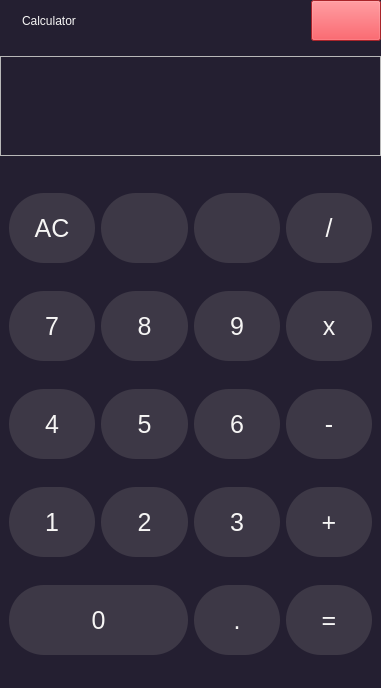
<?xml version="1.0" encoding="UTF-8"?>
<ui version="4.0">
 <class>MainWindow</class>
 <widget class="QMainWindow" name="MainWindow">
  <property name="geometry">
   <rect>
    <x>0</x>
    <y>0</y>
    <width>381</width>
    <height>688</height>
   </rect>
  </property>
  <property name="windowTitle">
   <string>MainWindow</string>
  </property>
  <property name="styleSheet">
   <string notr="true"/>
  </property>
  <widget class="QWidget" name="centralwidget">
   <property name="styleSheet">
    <string notr="true">color: rgb(246, 245, 244);
</string>
   </property>
   <layout class="QVBoxLayout" name="verticalLayout">
    <property name="leftMargin">
     <number>0</number>
    </property>
    <property name="topMargin">
     <number>0</number>
    </property>
    <property name="rightMargin">
     <number>0</number>
    </property>
    <property name="bottomMargin">
     <number>0</number>
    </property>
    <item>
     <widget class="QFrame" name="centralFrame">
      <property name="styleSheet">
       <string notr="true">#centralFrame{
	background-color: rgb(36, 31, 49);
	border:none;
	color: white;
}

#centralFrame #btnGroup QPushButton {
	
	background-color: rgb(61, 56, 70);
	height: 70px;
	border-radius: 35%;
	font-size: 25px;
}</string>
      </property>
      <property name="frameShape">
       <enum>QFrame::StyledPanel</enum>
      </property>
      <property name="frameShadow">
       <enum>QFrame::Raised</enum>
      </property>
      <layout class="QVBoxLayout" name="verticalLayout_2">
       <property name="leftMargin">
        <number>0</number>
       </property>
       <property name="topMargin">
        <number>0</number>
       </property>
       <property name="rightMargin">
        <number>0</number>
       </property>
       <property name="bottomMargin">
        <number>0</number>
       </property>
       <item>
        <widget class="QFrame" name="head">
         <property name="maximumSize">
          <size>
           <width>16777215</width>
           <height>50</height>
          </size>
         </property>
         <property name="styleSheet">
          <string notr="true">#head {
	color: rgb(255, 255, 255);
	border: none;
}

#exit {
	color: white;
	background-color: rgb(237, 51, 59);
	height: 100%;
	margin:0px;
}</string>
         </property>
         <property name="frameShape">
          <enum>QFrame::StyledPanel</enum>
         </property>
         <property name="frameShadow">
          <enum>QFrame::Raised</enum>
         </property>
         <layout class="QHBoxLayout" name="horizontalLayout">
          <property name="leftMargin">
           <number>9</number>
          </property>
          <property name="topMargin">
           <number>0</number>
          </property>
          <property name="rightMargin">
           <number>0</number>
          </property>
          <item>
           <widget class="QLabel" name="label">
            <property name="maximumSize">
             <size>
              <width>17</width>
              <height>20</height>
             </size>
            </property>
            <property name="text">
             <string/>
            </property>
            <property name="pixmap">
             <pixmap resource="res/resource.qrc">:/res/calculator-solid.svg</pixmap>
            </property>
            <property name="scaledContents">
             <bool>true</bool>
            </property>
           </widget>
          </item>
          <item>
           <widget class="QLabel" name="label_2">
            <property name="text">
             <string>Calculator</string>
            </property>
           </widget>
          </item>
          <item>
           <spacer name="horizontalSpacer">
            <property name="orientation">
             <enum>Qt::Horizontal</enum>
            </property>
            <property name="sizeHint" stdset="0">
             <size>
              <width>192</width>
              <height>27</height>
             </size>
            </property>
           </spacer>
          </item>
          <item>
           <widget class="QPushButton" name="exit">
            <property name="minimumSize">
             <size>
              <width>70</width>
              <height>0</height>
             </size>
            </property>
            <property name="maximumSize">
             <size>
              <width>70</width>
              <height>16777215</height>
             </size>
            </property>
            <property name="text">
             <string/>
            </property>
            <property name="icon">
             <iconset resource="res/resource.qrc">
              <normaloff>:/res/xmark-solid.svg</normaloff>:/res/xmark-solid.svg</iconset>
            </property>
           </widget>
          </item>
         </layout>
        </widget>
       </item>
       <item>
        <widget class="QFrame" name="screen">
         <property name="maximumSize">
          <size>
           <width>16777215</width>
           <height>100</height>
          </size>
         </property>
         <property name="styleSheet">
          <string notr="true"/>
         </property>
         <property name="frameShape">
          <enum>QFrame::StyledPanel</enum>
         </property>
         <property name="frameShadow">
          <enum>QFrame::Raised</enum>
         </property>
        </widget>
       </item>
       <item>
        <widget class="QFrame" name="btnGroup">
         <property name="styleSheet">
          <string notr="true">border: none;</string>
         </property>
         <property name="frameShape">
          <enum>QFrame::StyledPanel</enum>
         </property>
         <property name="frameShadow">
          <enum>QFrame::Raised</enum>
         </property>
         <layout class="QGridLayout" name="gridLayout">
          <item row="0" column="0">
           <widget class="QPushButton" name="pushButton_21">
            <property name="text">
             <string>AC</string>
            </property>
           </widget>
          </item>
          <item row="0" column="1">
           <widget class="QPushButton" name="pushButton_19">
            <property name="text">
             <string/>
            </property>
           </widget>
          </item>
          <item row="0" column="2">
           <widget class="QPushButton" name="pushButton_18">
            <property name="text">
             <string/>
            </property>
           </widget>
          </item>
          <item row="0" column="3">
           <widget class="QPushButton" name="pushButton_20">
            <property name="text">
             <string>/</string>
            </property>
           </widget>
          </item>
          <item row="1" column="0">
           <widget class="QPushButton" name="pushButton_2">
            <property name="text">
             <string>7</string>
            </property>
           </widget>
          </item>
          <item row="1" column="1">
           <widget class="QPushButton" name="pushButton_3">
            <property name="text">
             <string>8</string>
            </property>
           </widget>
          </item>
          <item row="1" column="2">
           <widget class="QPushButton" name="pushButton_4">
            <property name="text">
             <string>9</string>
            </property>
           </widget>
          </item>
          <item row="1" column="3">
           <widget class="QPushButton" name="pushButton_5">
            <property name="text">
             <string>x</string>
            </property>
           </widget>
          </item>
          <item row="2" column="0">
           <widget class="QPushButton" name="pushButton_6">
            <property name="text">
             <string>4</string>
            </property>
           </widget>
          </item>
          <item row="2" column="1">
           <widget class="QPushButton" name="pushButton_7">
            <property name="text">
             <string>5</string>
            </property>
           </widget>
          </item>
          <item row="2" column="2">
           <widget class="QPushButton" name="pushButton_8">
            <property name="text">
             <string>6</string>
            </property>
           </widget>
          </item>
          <item row="2" column="3">
           <widget class="QPushButton" name="pushButton_9">
            <property name="text">
             <string>-</string>
            </property>
           </widget>
          </item>
          <item row="3" column="0">
           <widget class="QPushButton" name="pushButton_10">
            <property name="text">
             <string>1</string>
            </property>
           </widget>
          </item>
          <item row="3" column="1">
           <widget class="QPushButton" name="pushButton_11">
            <property name="text">
             <string>2</string>
            </property>
           </widget>
          </item>
          <item row="3" column="2">
           <widget class="QPushButton" name="pushButton_13">
            <property name="text">
             <string>3</string>
            </property>
           </widget>
          </item>
          <item row="3" column="3">
           <widget class="QPushButton" name="pushButton_12">
            <property name="text">
             <string>+</string>
            </property>
           </widget>
          </item>
          <item row="4" column="2">
           <widget class="QPushButton" name="pushButton_17">
            <property name="text">
             <string>.</string>
            </property>
           </widget>
          </item>
          <item row="4" column="3">
           <widget class="QPushButton" name="pushButton_16">
            <property name="text">
             <string>=</string>
            </property>
           </widget>
          </item>
          <item row="4" column="0" colspan="2">
           <widget class="QPushButton" name="pushButton_14">
            <property name="text">
             <string>0</string>
            </property>
           </widget>
          </item>
         </layout>
        </widget>
       </item>
      </layout>
     </widget>
    </item>
   </layout>
  </widget>
 </widget>
 <resources>
  <include location="res/resource.qrc"/>
 </resources>
 <connections/>
</ui>
